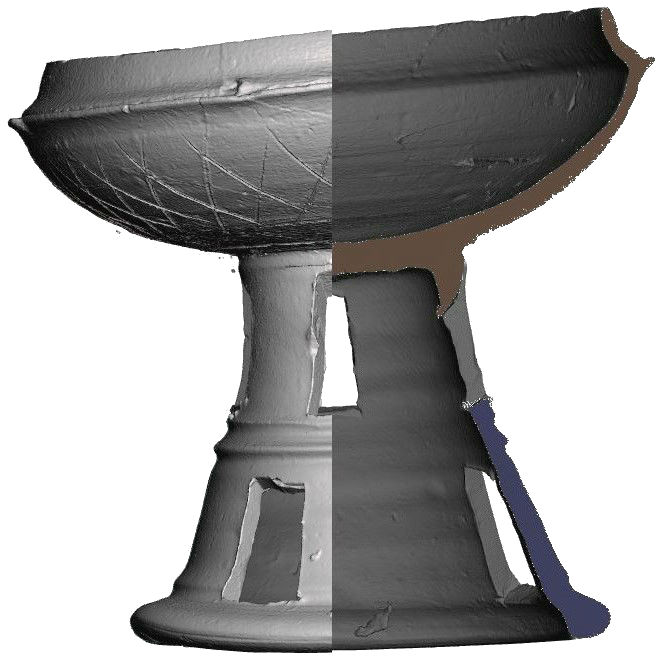
#> input picture test_model/Gobe.jpg, 664 x 664 px, found by its file name
$ python filters.py   (older library calls are emulated)
#> lines starting #> are read from the running program, lines starting #| are printed output that depends on the picture
import numpy as np
import cv2
from matplotlib import pyplot as plt

# ----------------

fname = 'test_model/Gobe.jpg'

src = cv2.imread(fname)
#> src is the input picture: shape (664, 664, 3); mean B, G, R 166.2, 166.2, 166.6
gray = cv2.cvtColor(src, cv2.COLOR_BGR2GRAY)

ksize = 3
kernel = (3,3)
blurFilters = [
    # ('No Blur', lambda x: x),
    ('Average Filter', lambda x: cv2.filter2D(x, -1, np.ones(kernel, np.float32)/(ksize**2))),
    ('Gaussian Filter', lambda x: cv2.GaussianBlur(x, kernel, 1)),
    ('Bilateral Filter', lambda x: cv2.bilateralFilter(x, ksize, 1, 1)),
    ('Median Filter', lambda x: cv2.medianBlur(x, ksize))
]
edgeFilters = [
    ('No Edge Detect.', lambda x: x),
    ('Sobel Method', lambda x: cv2.convertScaleAbs(cv2.add(cv2.Sobel(x, cv2.CV_64F, 1, 0, ksize=ksize), cv2.Sobel(x, cv2.CV_64F, 0, 1, ksize=ksize)))),
    ('Canny Method', lambda x: cv2.Canny(x, 32, 224)),
    ('Laplacian Filter', lambda x: cv2.convertScaleAbs(cv2.Laplacian(x, ksize)))
]

bl = len(blurFilters)
el = len(edgeFilters)
inches = 8

fig, axs = plt.subplots(2,2)
fig.set_size_inches(2*inches,2*inches)

for x in [0,1]:
    for y in [0,1]:
        bn, bf = blurFilters[x*2 + y]
        a = axs[x,y]
        im = bf(gray)
        im = cv2.Canny(im, 32, 224)
        a.set(xlabel=bn)
        a.imshow(im)

# [17 lines of commented-out code are left out]

plt.savefig('figure.png')
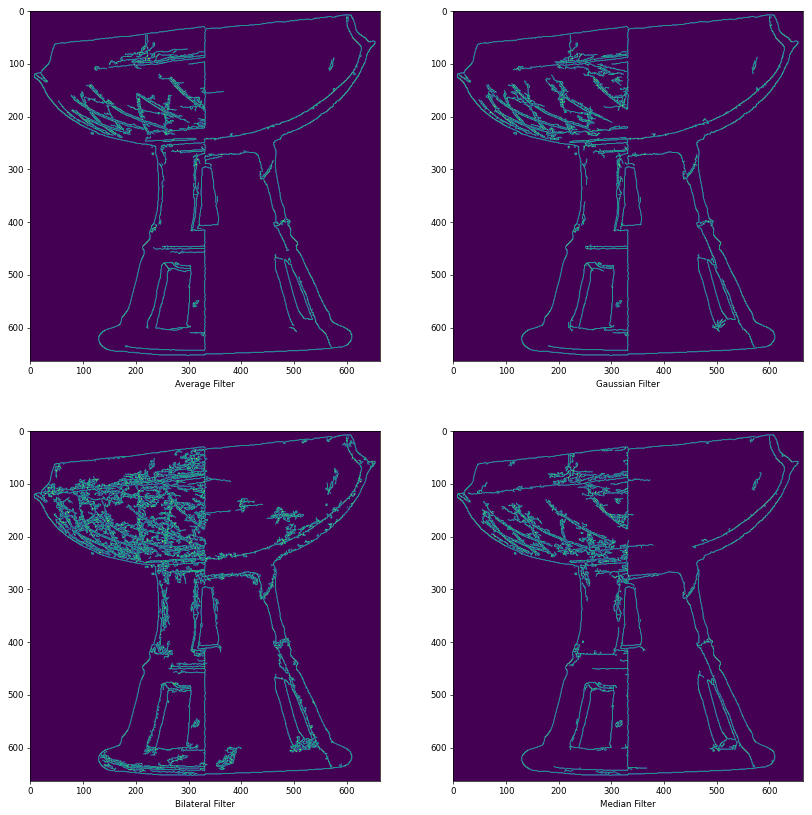
#> figure drawn by matplotlib, 4 panels

$ run again, with test_model/Jonggi.png saved as test_model/Gobe.jpg
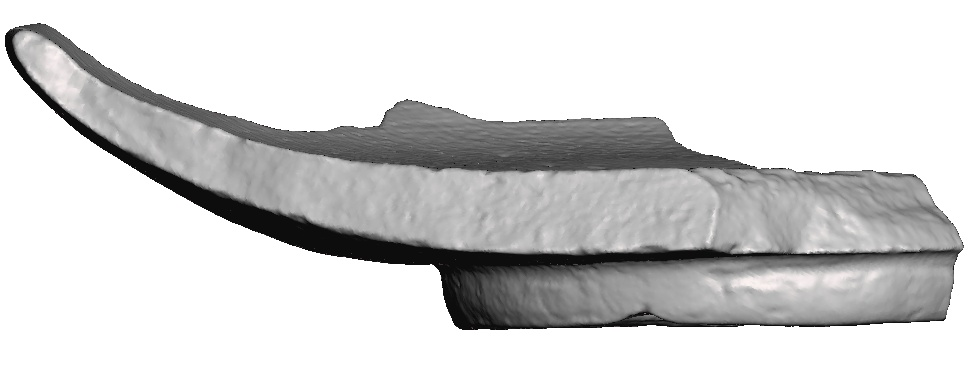
#> input picture test_model/Jonggi.png, 979 x 366 px, found by its file name
#> src is the input picture: shape (366, 979, 3); mean B, G, R 209.4, 209.4, 209.5
#> `plt.savefig('figure.png')`:
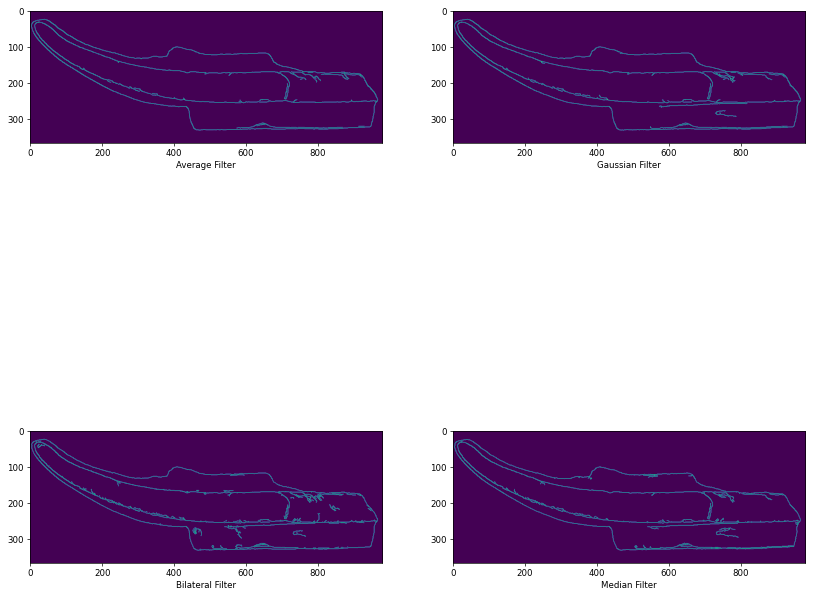
#> figure drawn by matplotlib, 4 panels
